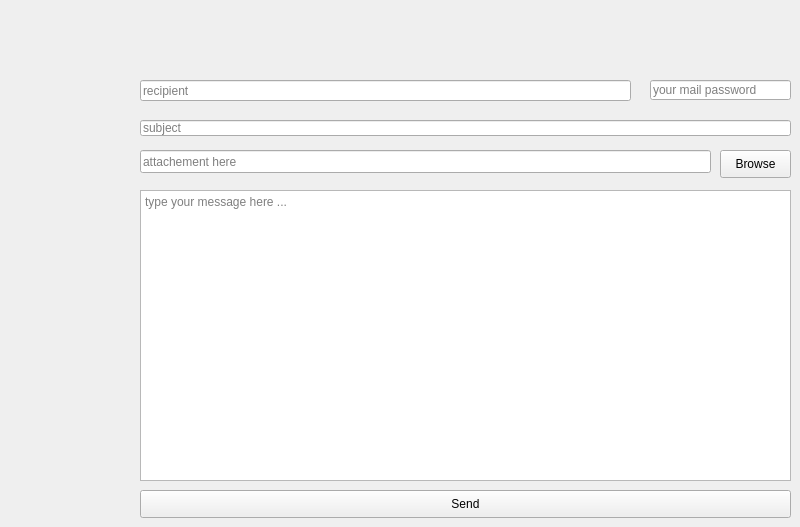
      <widget class="QWidget" name="tab_12">
       <attribute name="title">
        <string>Mailing</string>
       </attribute>
       <widget class="QLineEdit" name="subject_2">
        <property name="geometry">
         <rect>
          <x>140</x>
          <y>120</y>
          <width>651</width>
          <height>16</height>
         </rect>
        </property>
        <property name="placeholderText">
         <string>subject</string>
        </property>
       </widget>
       <widget class="QLineEdit" name="mail_pass_2">
        <property name="geometry">
         <rect>
          <x>650</x>
          <y>80</y>
          <width>141</width>
          <height>20</height>
         </rect>
        </property>
        <property name="echoMode">
         <enum>QLineEdit::Password</enum>
        </property>
        <property name="placeholderText">
         <string>your mail password</string>
        </property>
       </widget>
       <widget class="QLineEdit" name="file_2">
        <property name="geometry">
         <rect>
          <x>140</x>
          <y>150</y>
          <width>571</width>
          <height>23</height>
         </rect>
        </property>
        <property name="placeholderText">
         <string>attachement here</string>
        </property>
       </widget>
       <widget class="QTextEdit" name="msg_2">
        <property name="geometry">
         <rect>
          <x>140</x>
          <y>190</y>
          <width>651</width>
          <height>291</height>
         </rect>
        </property>
        <property name="placeholderText">
         <string>type your message here ...</string>
        </property>
       </widget>
       <widget class="QLineEdit" name="rcpt_2">
        <property name="geometry">
         <rect>
          <x>140</x>
          <y>80</y>
          <width>491</width>
          <height>21</height>
         </rect>
        </property>
        <property name="placeholderText">
         <string>recipient</string>
        </property>
       </widget>
       <widget class="QPushButton" name="browseBtnAV">
        <property name="geometry">
         <rect>
          <x>720</x>
          <y>150</y>
          <width>71</width>
          <height>28</height>
         </rect>
        </property>
        <property name="text">
         <string>Browse</string>
        </property>
       </widget>
       <widget class="QPushButton" name="sendBtnAV">
        <property name="geometry">
         <rect>
          <x>140</x>
          <y>490</y>
          <width>651</width>
          <height>28</height>
         </rect>
        </property>
        <property name="text">
         <string>Send</string>
        </property>
       </widget>
      </widget>
